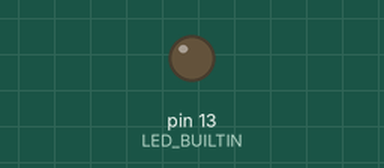
A sketch run on a simulated Arduino Uno, built with avr-gcc and run on an emulated ATmega328P. On the bench: output pins drawn as LEDs (lit = HIGH).

Above: at 1.4 s.
At 11.1 s:
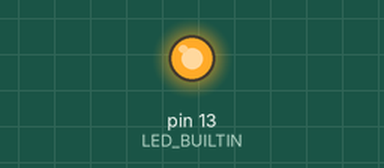
Timing chart, 0 to 11.7 s (numbered marks = the images above):
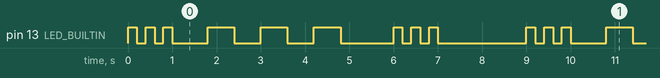

Measured:
- by itself, pin 13 (LED_BUILTIN): repeats every 9.0 s: 2 × (LOW 0.20 s, HIGH 0.20 s), LOW 0.80 s, 2 × (HIGH 0.60 s, LOW 0.60 s), HIGH 0.60 s, LOW 1.2 s, 2 × (HIGH 0.20 s, LOW 0.20 s), HIGH 0.20 s, LOW 2.0 s, HIGH 0.20 s
- by itself, everything shown: repeats every 9.0 s, in 18 steps

The sketch:

Cuatro.ino
```cpp
void setup() {
  pinMode(LED_BUILTIN, OUTPUT);
}

void loop() {
  int i;

  for (i = 0; i < 3; i++) {
    digitalWrite(LED_BUILTIN, HIGH);
    delay(200);
    digitalWrite(LED_BUILTIN, LOW);
    delay(200);
  }

  delay(600);

  for (i = 0; i < 3; i++) {
    digitalWrite(LED_BUILTIN, HIGH);
    delay(600);
    digitalWrite(LED_BUILTIN, LOW);
    delay(600);
  }

  delay(600);

  for (i = 0; i < 3; i++) {
    digitalWrite(LED_BUILTIN, HIGH);
    delay(200);
    digitalWrite(LED_BUILTIN, LOW);
    delay(200);
  }

  delay(1800);
}
```
